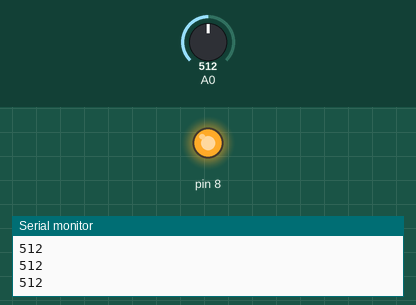
Recording of a sketch running on a simulated Arduino Uno, built with avr-gcc and run on an emulated ATmega328P. Parts: output pins drawn as LEDs (lit = HIGH), the last lines printed to the serial monitor. The inputs (shaded band) are chosen by the test bench; at power-on: A0 = 512.

Above: at 1.2 s.
1.3 s: A0 set to 134
2.8 s: A0 set to 119
At 3.2 s:
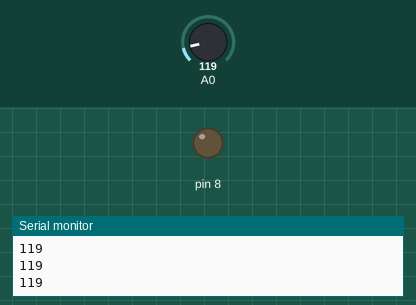
4.3 s: A0 set to 306
At 5.5 s:
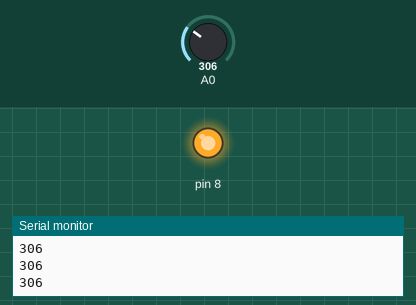
5.8 s: A0 set to 122
At 6.9 s:
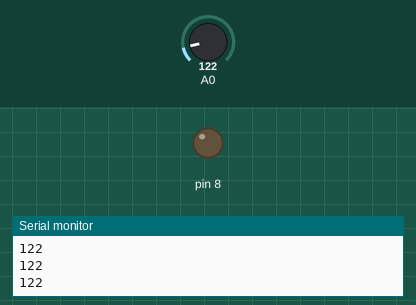
Timing chart, 0 to 8.3 s (numbered marks = the images above; inputs shaded):
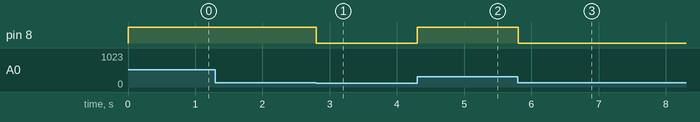

Measured:
- the behaviour switches between 128 and 127 on A0 (found by bisection; images 0 and 1)
- after the input at 2.8 s, pin 8: HIGH → LOW at once
- after the input at 4.3 s, pin 8: LOW → HIGH at once
- after the input at 5.8 s, pin 8: HIGH → LOW at once

The sketch:

sketch_jul12b.ino
```cpp
int val=0;
void setup() {
  // put your setup code here, to run once:
  pinMode(8,OUTPUT);
  Serial.begin(115200);
}

void loop() {
  // put your main code here, to run repeatedly:
val=analogRead(0);
analogWrite(8,val);//pwm只有8位，故是0-255，超出会溢出
Serial.println(val);
delay(10);
}
```
